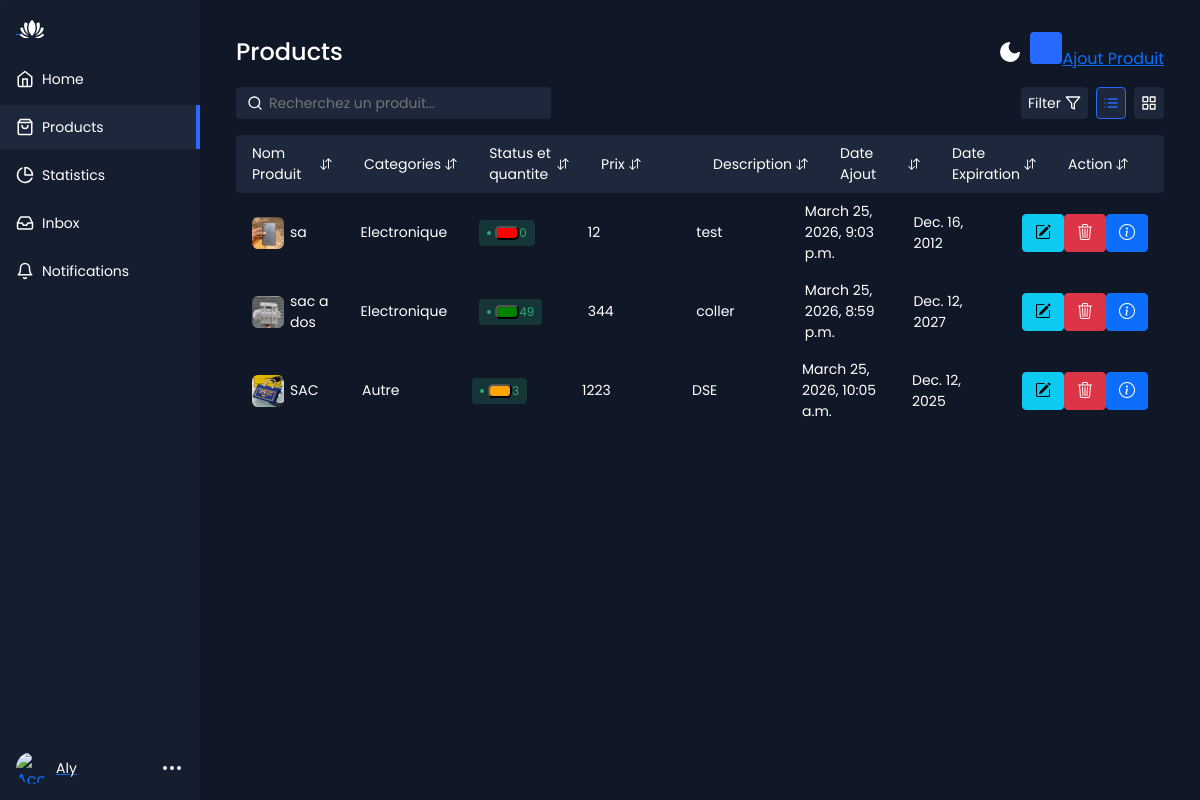
Screenshot of /produit/ (signed in) with the database file from the repository.
### Produits/models.py (models this page shows, shortened)
class Produits(models.Model):
    name=models.CharField(max_length=50)
    category=models.ForeignKey(Categories, on_delete=models.CASCADE)
    price=models.IntegerField()
    quantite=models.PositiveIntegerField(default=0)
    description=models.TextField()
    date_ajout=models.DateTimeField(auto_now_add=True)
    date_expiration=models.DateField()
    image=models.ImageField(null=True,blank=True,upload_to='produits/')
    class Meta:
        ordering=['-date_ajout']
    def statut_quantite(self):
        if self.quantite==0:
            return 'red'
        elif self.quantite<=10:
            return 'orange'
        else:
            return 'green'

class Categories(models.Model):
    name=models.CharField(max_length=250)
    def __str__(self):
        return self.name

### Produits/views.py (the view)
# urls.py: path('produit/',affichage,name='home'),
@login_required(login_url='login')
def affichage(request):
    donnees=Produits.objects.all()
    context={
        'donnees':donnees
    }
    return render(request, 'Produits/home.html',context)

### Produits/templates/Produits/home.html
{% extends "Produits/base.html" %}
{% block produit %}
{% include "Produits/produit.html" %}
{% endblock produit %}

### Produits/templates/Produits/zone_gauche.html (shortened to what this page needs)
{% load static %}
<div class="app-container">
  <div class="sidebar">
    <div class="sidebar-header">
      <div class="app-icon">
        <a href="{% url 'acc'}">
        </a>
      </div>
    </div>
    <ul class="sidebar-list">
      <li class="sidebar-list-item">
        <a href="{% url 'acc' %}">
          <svg xmlns="http://www.w3.org/2000/svg" width="18" height="18" viewBox="0 0 24 24" fill="none" stroke="currentColor" stroke-width="2" stroke-linecap="round" stroke-linejoin="round" class="feather feather-home"><path d="M3 9l9-7 9 7v11a2 2 0 0 1-2 2H5a2 2 0 0 1-2-2z"/><polyline points="9 22 9 12 15 12 15 22"/></svg>
          <span>Home</span>
        </a>
      </li>
      <li class="sidebar-list-item active">
        <a href="{% url 'home' %}">
          <span>Products</span>
        </a>
      </li>
      <li class="sidebar-list-item">
        <a href="#">
          <svg xmlns="http://www.w3.org/2000/svg" width="18" height="18" viewBox="0 0 24 24" fill="none" stroke="currentColor" stroke-width="2" stroke-linecap="round" stroke-linejoin="round" class="feather feather-pie-chart"><path d="M21.21 15.89A10 10 0 1 1 8 2.83"/><path d="M22 12A10 10 0 0 0 12 2v10z"/></svg>
          <span>Statistics</span>
        </a>
      </li>
      <li class="sidebar-list-item">
        <a href="#">
          <span>Inbox</span>
        </a>
      </li>
      <li class="sidebar-list-item">
        <a href="#">
          <svg xmlns="http://www.w3.org/2000/svg" width="18" height="18" viewBox="0 0 24 24" fill="none" stroke="currentColor" stroke-width="2" stroke-linecap="round" stroke-linejoin="round" class="feather feather-bell"><path d="M18 8A6 6 0 0 0 6 8c0 7-3 9-3 9h18s-3-2-3-9"/><path d="M13.73 21a2 2 0 0 1-3.46 0"/></svg>
          <span>Notifications</span>
        </a>
      </li>
    </ul>
    <div class="account-info">
      <div class="account-info-picture">
        {% if user.is_authenticated %}
        <a href="{% url 'deconnection' %}">
        <img src="https://images.unsplash.com/photo-1527736947477-2790e28f3443?ixid=MnwxMjA3fDB8MHxzZWFyY2h8MTE2fHx3b21hbnxlbnwwfHwwfHw%3D&ixlib=rb-1.2.1&auto=format&fit=crop&w=900&q=60" alt="Account">
      </div>
      <div class="account-info-name">{{ request.user }}</div>
        {% endif %}
      <button class="account-info-more">
        <svg xmlns="http://www.w3.org/2000/svg" width="24" height="24" viewBox="0 0 24 24" fill="none" stroke="currentColor" stroke-width="2" stroke-linecap="round" stroke-linejoin="round" class="feather feather-more-horizontal"><circle cx="12" cy="12" r="1"/><circle cx="19" cy="12" r="1"/><circle cx="5" cy="12" r="1"/></svg>
      </button>
    </div>
  </div>

### Produits/templates/Produits/produit.html (shortened to what this page needs)
{% load static  %}
{% block produit %}
<div class="products-area-wrapper tableView">
      <div class="products-header">
        <div class="product-cell image">
          Nom Produit
          <button class="sort-button">
          </button>
        </div>
        <div class="product-cell category">Categories<button class="sort-button">
          </button></div>
        <div class="product-cell status-cell">Status et quantite<button class="sort-button">
          </button></div>
        <div class="product-cell sales">Prix<button class="sort-button">
          </button></div>
        <div class="product-cell stock">Description<button class="sort-button">
          </button></div>
        <div class="product-cell price">Date Ajout<button class="sort-button">
          </button></div>
         <div class="product-cell price">Date Expiration<button class="sort-button">
          </button></div>
         <div class="product-cell price">Action<button class="sort-button">
          </button></div>
      </div>
      {% for n in donnees %}
      <div class="products-row" id="produit-{{n.id}}">
          <div class="product-cell image">
            {%if n.image%}
            <img src="{{n.image.url}}" alt="product">
            {% else %}
            <img src="https://images.unsplash.com/photo-1555041469-a586c61ea9bc?ixid=MnwxMjA3fDB8MHxwaG90by1wYWdlfHx8fGVufDB8fHx8&ixlib=rb-1.2.1&auto=format&fit=crop&w=1950&q=80" alt="product img">
            {% endif %}
            <span>{{n.name}}</span>
          </div>
        <div class="product-cell category"><span class="cell-label">Category:</span>{{n.category}}</div>
        <div class="product-cell status-cell">
          <span class="status active"><button class="button {{n.statut_quantite}}"></button>{{n.quantite}}</span>
        </div>
        <div class="product-cell sales"><span class="cell-label">Price:</span>{{n.price}}</div>
        <div class="product-cell stock"><span class="cell-label">Description:</span>{{n.description}}</div>
        <div class="product-cell price"><span class="cell-label">Date Ajout:</span>{{n.date_ajout}}</div>
        <div class="product-cell price"><span class="cell-label">Date expiration:</span>{{n.date_expiration}}</div>
        <div class="product-cell price">
          <a href="{% url 'modifier' n.pk %}" class="btn btn-info"><i class="bi bi-pencil-square"></i></a>
          <a href="#" class="btn btn-danger delete-button" data-id="{{n.id}}">
              <i class="bi bi-trash3"></i>
              </a>
          <a href="{% url 'detail' n.pk %}" class="btn btn-primary"><i class="bi bi-info-circle"></i></i></a>
      </div>
      </div>
      {% endfor %}
   </div>
</div>
{% endblock produit %}

### Produits/static/style.css (style rules this page uses)
* { box-sizing: border-box; }
:root { --app-bg: #101827; --sidebar: rgba(21, 30, 47,1); --sidebar-main-color: #fff; --table-border: #1a2131; --table-header: #1a2131; --app-content-main-color: #fff; --sidebar-link: #fff; --sidebar-active-link: #1d283c; --sidebar-hover-link: #1a2539; --action-color: #2869ff; --action-color-hover: #6291fd; --app-content-secondary-color: #1d283c; --filter-reset: #2c394f; --filter-shadow: rgba(16, 24, 39, 0.8) 0px 6px 12px -2px, rgba(0, 0, 0, 0.3) 0px 3px 7px -3px; }
body, html { margin: 0; padding: 0; height: 100%; width: 100%; }
body { overflow: hidden; font-family: "Poppins", sans-serif; background-color: var(--app-bg); -webkit-font-smoothing: antialiased; -moz-osx-font-smoothing: grayscale; }
.app-container { border-radius: 4px; width: 100%; height: 100%; max-height: 100%; max-width: 1280px; display: flex; overflow: hidden; box-shadow: rgba(99, 99, 99, 0.2) 0px 2px 8px 0px; max-width: 2000px; margin: 0 auto; }
.sidebar { flex-basis: 200px; max-width: 200px; flex-shrink: 0; background-color: var(--sidebar); display: flex; flex-direction: column; }
.sidebar-header { display: flex; align-items: center; justify-content: space-between; padding: 16px; }
.sidebar-list { list-style-type: none; padding: 0; }
.sidebar-list-item { position: relative; margin-bottom: 4px; }
.sidebar-list-item a { display: flex; align-items: center; width: 100%; padding: 10px 16px; color: var(--sidebar-link); text-decoration: none; font-size: 14px; line-height: 24px; }
.sidebar-list-item svg { margin-right: 8px; }
.sidebar-list-item.active { background-color: var(--sidebar-active-link); }
.sidebar-list-item.active:before { content: ""; position: absolute; right: 0; background-color: var(--action-color); height: 100%; width: 4px; }
.account-info { display: flex; align-items: center; padding: 16px; margin-top: auto; }
.account-info-picture { width: 32px; height: 32px; border-radius: 50%; overflow: hidden; flex-shrink: 0; }
.account-info-picture img { width: 100%; height: 100%; -o-object-fit: cover; object-fit: cover; }
.account-info-name { font-size: 14px; color: var(--sidebar-main-color); margin: 0 8px; overflow: hidden; max-width: 100%; text-overflow: ellipsis; white-space: nowrap; }
.account-info-more { color: var(--sidebar-main-color); padding: 0; border: none; background-color: transparent; margin-left: auto; }
.app-icon { color: var(--sidebar-main-color); }
.app-icon svg { width: 24px; height: 24px; }
.products-area-wrapper { width: 100%; max-height: 100%; overflow: auto; padding: 0 4px; }
.tableView .products-header { display: flex; align-items: center; border-radius: 4px; background-color: var(--app-content-secondary-color); position: sticky; top: 0; }
.tableView .products-row { display: flex; align-items: center; border-radius: 4px; }
.tableView .product-cell { flex: 1; padding: 8px 16px; color: var(--app-content-main-color); font-size: 14px; display: flex; align-items: center; }
.tableView .product-cell img { width: 32px; height: 32px; border-radius: 6px; margin-right: 6px; }
.tableView .sort-button { padding: 0; background-color: transparent; border: none; cursor: pointer; color: var(--app-content-main-color); margin-left: 4px; display: flex; align-items: center; }
.tableView .sort-button svg { width: 12px; }
.status { border-radius: 4px; display: flex; align-items: center; padding: 4px 8px; font-size: 12px; }
.status:before { content: ""; width: 4px; height: 4px; border-radius: 50%; margin-right: 4px; }
.status.active { color: #2ba972; background-color: rgba(43, 169, 114, 0.2); }
.status.active:before { background-color: #2ba972; }

### Produits/templates/Produits/produit.html (style rules this page uses)
.button { padding: 5px 10px; border-radius: 5px; font-weight: bold; text-align: center; color: white; }
.red { background-color: red; }
.orange { background-color: orange; }
.green { background-color: green; }

### rows the page displays
Produits: image (picture), name "sa", category "Electronique", quantite "0", price "12", description "test", date_ajout "March 25, 2026, 9:03 p.m.", date_expiration "Dec. 16, 2012"
Produits: image (picture), name "sac a dos", category "Electronique", quantite "49", price "344", description "coller", date_ajout "March 25, 2026, 8:59 p.m.", date_expiration "Dec. 12, 2027"
Produits: image (picture), name "SAC", category "Autre", quantite "3", price "1223", description "DSE", date_ajout "March 25, 2026, 10:05 a.m.", date_expiration "Dec. 12, 2025"

### other values shown
{{ request.user }} "Aly"
